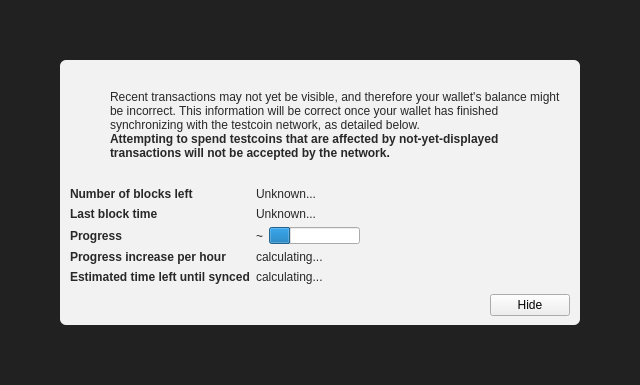
<?xml version="1.0" encoding="UTF-8"?>
<ui version="4.0">
 <class>ModalOverlay</class>
 <widget class="ModalOverlay" name="ModalOverlay">
  <property name="geometry">
   <rect>
    <x>0</x>
    <y>0</y>
    <width>640</width>
    <height>385</height>
   </rect>
  </property>
  <property name="windowTitle">
   <string>Form</string>
  </property>
  <layout class="QVBoxLayout" name="verticalLayout" stretch="0">
   <property name="sizeConstraint">
    <enum>QLayout::SetDefaultConstraint</enum>
   </property>
   <property name="leftMargin">
    <number>0</number>
   </property>
   <property name="topMargin">
    <number>0</number>
   </property>
   <property name="rightMargin">
    <number>0</number>
   </property>
   <property name="bottomMargin">
    <number>0</number>
   </property>
   <item>
    <widget class="QWidget" name="bgWidget" native="true">
     <property name="styleSheet">
      <string notr="true">#bgWidget { background: rgba(0,0,0,220); }</string>
     </property>
     <layout class="QVBoxLayout" name="verticalLayoutMain" stretch="1">
      <property name="leftMargin">
       <number>60</number>
      </property>
      <property name="topMargin">
       <number>60</number>
      </property>
      <property name="rightMargin">
       <number>60</number>
      </property>
      <property name="bottomMargin">
       <number>60</number>
      </property>
      <item>
       <widget class="QWidget" name="contentWidget" native="true">
        <property name="styleSheet">
         <string notr="true">#contentWidget { background: rgba(255,255,255,240); border-radius: 6px; }

QLabel { color: rgb(40,40,40);  }</string>
        </property>
        <layout class="QVBoxLayout" name="verticalLayoutSub" stretch="1,0,0,0">
         <property name="spacing">
          <number>0</number>
         </property>
         <property name="leftMargin">
          <number>10</number>
         </property>
         <property name="topMargin">
          <number>10</number>
         </property>
         <property name="rightMargin">
          <number>10</number>
         </property>
         <property name="bottomMargin">
          <number>10</number>
         </property>
         <item>
          <layout class="QHBoxLayout" name="horizontalLayoutIconText" stretch="0,1">
           <property name="topMargin">
            <number>20</number>
           </property>
           <item>
            <layout class="QVBoxLayout" name="verticalLayoutIcon">
             <property name="leftMargin">
              <number>0</number>
             </property>
             <item>
              <widget class="QPushButton" name="warningIcon">
               <property name="enabled">
                <bool>false</bool>
               </property>
               <property name="text">
                <string/>
               </property>
               <property name="icon">
                <iconset>
                 <normaloff>:/icons/warning</normaloff>
                 <disabledoff>:/icons/warning</disabledoff>:/icons/warning</iconset>
               </property>
               <property name="iconSize">
                <size>
                 <width>48</width>
                 <height>48</height>
                </size>
               </property>
               <property name="flat">
                <bool>true</bool>
               </property>
              </widget>
             </item>
             <item>
              <spacer name="verticalSpacerWarningIcon">
               <property name="orientation">
                <enum>Qt::Vertical</enum>
               </property>
               <property name="sizeHint" stdset="0">
                <size>
                 <width>20</width>
                 <height>40</height>
                </size>
               </property>
              </spacer>
             </item>
            </layout>
           </item>
           <item>
            <layout class="QVBoxLayout" name="verticalLayoutInfoText">
             <property name="leftMargin">
              <number>0</number>
             </property>
             <property name="topMargin">
              <number>0</number>
             </property>
             <item>
              <widget class="QLabel" name="infoText">
               <property name="text">
                <string>Recent transactions may not yet be visible, and therefore your wallet's balance might be incorrect. This information will be correct once your wallet has finished synchronizing with the testcoin network, as detailed below.</string>
               </property>
               <property name="textFormat">
                <enum>Qt::RichText</enum>
               </property>
               <property name="wordWrap">
                <bool>true</bool>
               </property>
              </widget>
             </item>
             <item>
              <widget class="QLabel" name="infoTextStrong">
               <property name="font">
                <font>
                 <weight>75</weight>
                 <bold>true</bold>
                </font>
               </property>
               <property name="text">
                <string>Attempting to spend testcoins that are affected by not-yet-displayed transactions will not be accepted by the network.</string>
               </property>
               <property name="textFormat">
                <enum>Qt::RichText</enum>
               </property>
               <property name="wordWrap">
                <bool>true</bool>
               </property>
              </widget>
             </item>
             <item>
              <spacer name="verticalSpacerInTextSpace">
               <property name="orientation">
                <enum>Qt::Vertical</enum>
               </property>
               <property name="sizeHint" stdset="0">
                <size>
                 <width>20</width>
                 <height>40</height>
                </size>
               </property>
              </spacer>
             </item>
            </layout>
           </item>
          </layout>
         </item>
         <item>
          <spacer name="verticalSpacerAfterText">
           <property name="orientation">
            <enum>Qt::Vertical</enum>
           </property>
           <property name="sizeHint" stdset="0">
            <size>
             <width>20</width>
             <height>40</height>
            </size>
           </property>
          </spacer>
         </item>
         <item>
          <layout class="QFormLayout" name="formLayout">
           <property name="fieldGrowthPolicy">
            <enum>QFormLayout::FieldsStayAtSizeHint</enum>
           </property>
           <property name="horizontalSpacing">
            <number>6</number>
           </property>
           <property name="verticalSpacing">
            <number>6</number>
           </property>
           <property name="topMargin">
            <number>10</number>
           </property>
           <item row="0" column="0">
            <widget class="QLabel" name="labelNumberOfBlocksLeft">
             <property name="font">
              <font>
               <weight>75</weight>
               <bold>true</bold>
              </font>
             </property>
             <property name="text">
              <string>Number of blocks left</string>
             </property>
            </widget>
           </item>
           <item row="0" column="1">
            <widget class="QLabel" name="numberOfBlocksLeft">
             <property name="text">
              <string>Unknown...</string>
             </property>
            </widget>
           </item>
           <item row="1" column="0">
            <widget class="QLabel" name="labelLastBlockTime">
             <property name="font">
              <font>
               <weight>75</weight>
               <bold>true</bold>
              </font>
             </property>
             <property name="text">
              <string>Last block time</string>
             </property>
            </widget>
           </item>
           <item row="1" column="1">
            <widget class="QLabel" name="newestBlockDate">
             <property name="sizePolicy">
              <sizepolicy hsizetype="Maximum" vsizetype="Preferred">
               <horstretch>0</horstretch>
               <verstretch>0</verstretch>
              </sizepolicy>
             </property>
             <property name="text">
              <string>Unknown...</string>
             </property>
            </widget>
           </item>
           <item row="2" column="0">
            <widget class="QLabel" name="labelSyncDone">
             <property name="font">
              <font>
               <weight>75</weight>
               <bold>true</bold>
              </font>
             </property>
             <property name="text">
              <string>Progress</string>
             </property>
            </widget>
           </item>
           <item row="2" column="1">
            <layout class="QHBoxLayout" name="horizontalLayoutSync" stretch="0,1">
             <item>
              <widget class="QLabel" name="percentageProgress">
               <property name="text">
                <string notr="true">~</string>
               </property>
              </widget>
             </item>
             <item>
              <widget class="QProgressBar" name="progressBar">
               <property name="value">
                <number>24</number>
               </property>
               <property name="format">
                <string/>
               </property>
              </widget>
             </item>
            </layout>
           </item>
           <item row="4" column="0">
            <widget class="QLabel" name="labelProgressIncrease">
             <property name="font">
              <font>
               <weight>75</weight>
               <bold>true</bold>
              </font>
             </property>
             <property name="text">
              <string>Progress increase per hour</string>
             </property>
            </widget>
           </item>
           <item row="4" column="1">
            <widget class="QLabel" name="progressIncreasePerH">
             <property name="text">
              <string>calculating...</string>
             </property>
            </widget>
           </item>
           <item row="5" column="0">
            <widget class="QLabel" name="labelEstimatedTimeLeft">
             <property name="font">
              <font>
               <weight>75</weight>
               <bold>true</bold>
              </font>
             </property>
             <property name="text">
              <string>Estimated time left until synced</string>
             </property>
            </widget>
           </item>
           <item row="5" column="1">
            <widget class="QLabel" name="expectedTimeLeft">
             <property name="text">
              <string>calculating...</string>
             </property>
            </widget>
           </item>
          </layout>
         </item>
         <item>
          <layout class="QHBoxLayout" name="horizontalLayoutButtons">
           <property name="leftMargin">
            <number>10</number>
           </property>
           <property name="topMargin">
            <number>10</number>
           </property>
           <item>
            <spacer name="horizontalSpacer">
             <property name="orientation">
              <enum>Qt::Horizontal</enum>
             </property>
             <property name="sizeHint" stdset="0">
              <size>
               <width>40</width>
               <height>20</height>
              </size>
             </property>
            </spacer>
           </item>
           <item>
            <widget class="QPushButton" name="closeButton">
             <property name="text">
              <string>Hide</string>
             </property>
            </widget>
           </item>
          </layout>
         </item>
        </layout>
       </widget>
      </item>
     </layout>
    </widget>
   </item>
  </layout>
 </widget>
 <customwidgets>
  <customwidget>
   <class>ModalOverlay</class>
   <extends>QWidget</extends>
   <header>modaloverlay.h</header>
   <container>1</container>
  </customwidget>
 </customwidgets>
 <resources/>
 <connections/>
</ui>
